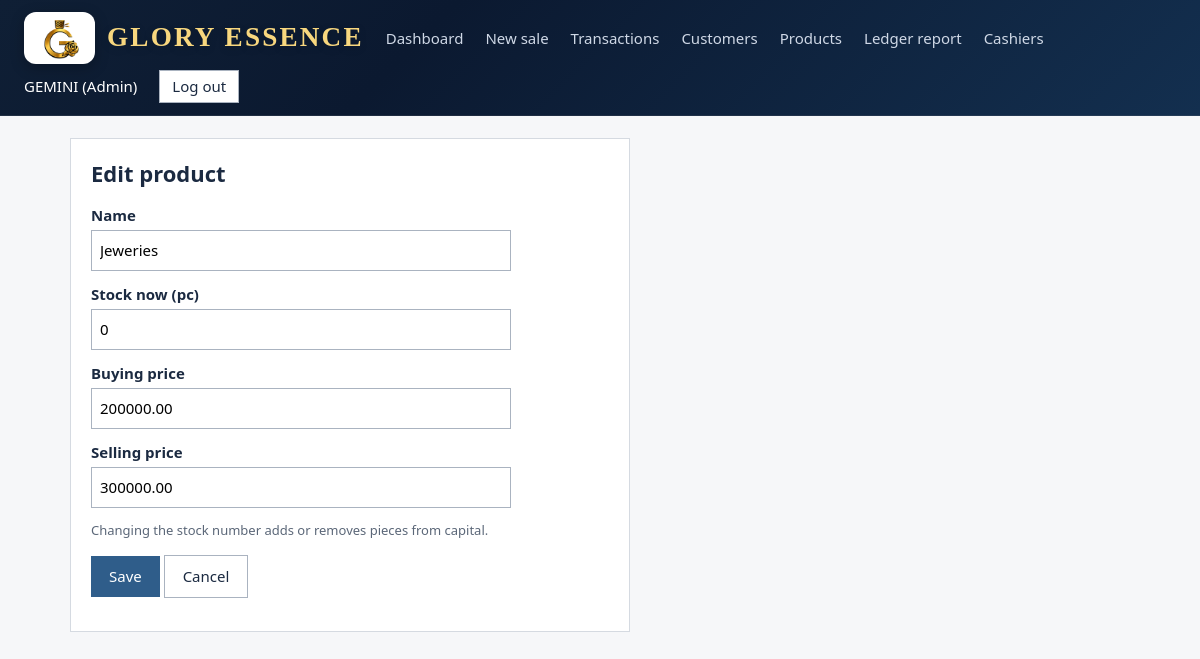
/products/2/ (signed in), run on the app's committed database.
### shop/models.py (models this page shows, shortened)
class Product(models.Model):
    name = models.CharField(max_length=120, unique=True)
    quantity = models.PositiveIntegerField("Stock now (pc)", default=0)
    opening_quantity = models.PositiveIntegerField(default=0, editable=False)
    buying_price = models.DecimalField(max_digits=12, decimal_places=2)
    selling_price = models.DecimalField(max_digits=12, decimal_places=2)
    created = models.DateTimeField(auto_now_add=True)
    class Meta:
        ordering = ["name"]

### shop/views.py (the view)
    @login_required
    def wrapper(request, *a, **k):
        if not request.user.is_staff:
            messages.error(request, "That page is for the admin only.")
            return redirect("home")
        return view(request, *a, **k)

### shop/forms.py
class ProductForm(forms.ModelForm):
    class Meta:
        model = Product
        fields = ["name", "quantity", "buying_price", "selling_price"]

### shop/views.py (called while the page is built)
def admin_required(view):
    @login_required
    def wrapper(request, *a, **k):
        if not request.user.is_staff:
            messages.error(request, "That page is for the admin only.")
            return redirect("home")
        return view(request, *a, **k)
    wrapper.__name__ = view.__name__
    return wrapper

@admin_required
def product_edit(request, pk=None):
    obj = get_object_or_404(Product, pk=pk) if pk else None
    old_qty = obj.quantity if obj else 0
    old_open = obj.opening_quantity if obj else 0
    form = ProductForm(request.POST or None, instance=obj)
    if request.method == "POST" and form.is_valid():
        p = form.save(commit=False)
        p.opening_quantity = max(old_open + p.quantity - old_qty, 0)
        p.save()
        messages.success(request, f"{p.name} saved.")
        return redirect("products")
    return render(request, "shop/form.html", {"form": form, "title": "Edit product" if obj else "Register product",
                  "hint": "Changing the stock number adds or removes pieces from capital." if obj else ""})

### shop/templates/shop/form.html
{% extends "shop/base.html" %}
{% block content %}
<div class="panel" style="max-width:560px"><h1>{{ title }}</h1>
<form method="post">{% csrf_token %}
{% for f in form %}<label for="{{ f.id_for_label }}">{{ f.label }}</label>{{ f }}
{% for e in f.errors %}<div class="err">{{ e }}</div>{% endfor %}{% endfor %}
{% if hint %}<p class="help">{{ hint }}</p>{% endif %}
<p><button>Save</button> <a class="btn alt" href="javascript:history.back()">Cancel</a></p></form></div>
{% endblock %}

### shop/templates/shop/base.html (shortened to what this page needs)
{% load static %}
<!doctype html>
<html lang="en"><head><meta charset="utf-8"><meta name="viewport" content="width=device-width,initial-scale=1">
</head><body>
<header>
  <div class="brand"><a href="{% url 'home' %}" style="padding:0;display:flex"><img src="{% static 'shop/logo-emblem.png' %}" alt="Glory Essence logo"></a><span>Glory Essence</span></div>
{% if user.is_authenticated %}
 {% if user.is_staff %}<a href="{% url 'dashboard' %}">Dashboard</a>{% endif %}
 <a href="{% url 'sale_new' %}">New sale</a><a href="{% url 'sales' %}">Transactions</a>
 <a href="{% url 'customers' %}">Customers</a>
 {% if user.is_staff %}<a href="{% url 'products' %}">Products</a><a href="{% url 'report' %}">Ledger report</a><a href="{% url 'cashiers' %}">Cashiers</a>{% endif %}
 <span>{{ user.get_full_name|default:user.username }}{% if user.is_staff %} (Admin){% endif %}</span>
 <form method="post" action="{% url 'logout' %}" style="margin:0">{% csrf_token %}<button class="alt" style="padding:4px 12px">Log out</button></form>
{% endif %}</header>
<main>
{% block content %}{% endblock %}
</main></body></html>

### shop/templates/shop/base.html (style rules this page uses)
:root { --ink:#1b2a41;--blue:#2f5d8a;--rule:#d5dae1;--bg:#f6f7f9;--ok:#2e7d4f;--bad:#b3412f;--card:#fff }
* { box-sizing:border-box }
body { margin:0;background:var(--bg);color:var(--ink);font:15px/1.5 "Segoe UI",system-ui,sans-serif }
header { background:linear-gradient(135deg,#0f1f35,#0b1930 35%,#132f4f);color:#fff;display:flex;flex-wrap:wrap;align-items:center;gap:6px 22px;padding:12px 24px;border-bottom:1px solid rgba(255,255,255,.08) }
header .brand { display:flex;align-items:center;gap:12px;font-weight:700;font-size:18px;letter-spacing:.06em;color:#f8d77e;text-transform:uppercase }
header .brand img { height:52px;width:auto;object-fit:contain;display:block;padding:5px 8px;border-radius:12px;background:#fff;box-shadow:0 4px 14px rgba(0,0,0,.25) }
header .brand span { font-family:Georgia,"Times New Roman",serif;font-size:1.7rem;letter-spacing:.08em;line-height:1.1;text-shadow:0 2px 8px rgba(0,0,0,.18) }
header a { color:#cfd8e6;text-decoration:none;padding:4px 0 }
main { max-width:1100px;margin:22px auto;padding:0 20px }
h1 { font-size:22px;margin:0 0 14px }
.panel { background:var(--card);border:1px solid var(--rule);padding:18px 20px;margin-bottom:18px }
label { display:block;font-weight:600;margin:12px 0 4px }
input,select { width:100%;max-width:420px;padding:8px;border:1px solid #aab3c0;font:inherit;background:#fff }
.btn,button { background:var(--blue);color:#fff;border:0;padding:9px 18px;font:inherit;cursor:pointer;text-decoration:none;display:inline-block }
.btn.alt,button.alt { background:#fff;color:var(--ink);border:1px solid #aab3c0 }
.help { color:#5b6778;font-size:13px }

### data on the page
Product: form "Jeweries" "0" "200000.00" "300000.00"

### other printed values
{{ user.get_full_name|default:user.username }} "GEMINI"
{{ title }} "Edit product"
{{ f.label }} "Name" "Stock now (pc)" "Buying price" "Selling price"
{{ hint }} "Changing the stock number adds or removes pieces from capital."
